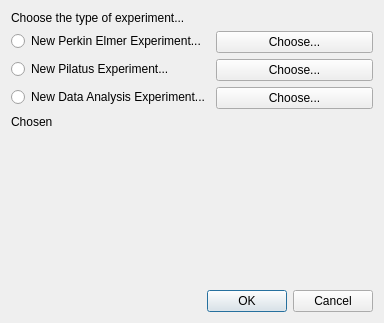
<?xml version="1.0" encoding="UTF-8"?>
<ui version="4.0">
 <class>QxrdDefaultApplicationDialog</class>
 <widget class="QDialog" name="QxrdDefaultApplicationDialog">
  <property name="geometry">
   <rect>
    <x>0</x>
    <y>0</y>
    <width>384</width>
    <height>323</height>
   </rect>
  </property>
  <property name="windowTitle">
   <string>New QXRD Experiment...</string>
  </property>
  <layout class="QGridLayout" name="gridLayout">
   <item row="3" column="1">
    <spacer name="verticalSpacer">
     <property name="orientation">
      <enum>Qt::Vertical</enum>
     </property>
     <property name="sizeHint" stdset="0">
      <size>
       <width>20</width>
       <height>128</height>
      </size>
     </property>
    </spacer>
   </item>
   <item row="4" column="0">
    <spacer name="horizontalSpacer">
     <property name="orientation">
      <enum>Qt::Horizontal</enum>
     </property>
     <property name="sizeHint" stdset="0">
      <size>
       <width>177</width>
       <height>20</height>
      </size>
     </property>
    </spacer>
   </item>
   <item row="0" column="0" colspan="2">
    <widget class="QLabel" name="label_4">
     <property name="text">
      <string>Choose the type of experiment...</string>
     </property>
    </widget>
   </item>
   <item row="4" column="1">
    <widget class="QDialogButtonBox" name="buttonBox">
     <property name="orientation">
      <enum>Qt::Horizontal</enum>
     </property>
     <property name="standardButtons">
      <set>QDialogButtonBox::Cancel|QDialogButtonBox::Ok</set>
     </property>
    </widget>
   </item>
   <item row="1" column="0" colspan="2">
    <layout class="QFormLayout" name="m_FormLayout">
     <property name="fieldGrowthPolicy">
      <enum>QFormLayout::AllNonFixedFieldsGrow</enum>
     </property>
     <item row="0" column="0">
      <widget class="QRadioButton" name="m_PerkinElmer">
       <property name="text">
        <string>New Perkin Elmer Experiment...</string>
       </property>
       <property name="checkable">
        <bool>true</bool>
       </property>
      </widget>
     </item>
     <item row="0" column="1">
      <widget class="QPushButton" name="m_ChoosePerkinElmer">
       <property name="text">
        <string>Choose...</string>
       </property>
      </widget>
     </item>
     <item row="1" column="0">
      <widget class="QRadioButton" name="m_Pilatus">
       <property name="text">
        <string>New Pilatus Experiment...</string>
       </property>
       <property name="checkable">
        <bool>true</bool>
       </property>
      </widget>
     </item>
     <item row="1" column="1">
      <widget class="QPushButton" name="m_ChoosePilatus">
       <property name="text">
        <string>Choose...</string>
       </property>
      </widget>
     </item>
     <item row="2" column="0">
      <widget class="QRadioButton" name="m_Analysis">
       <property name="text">
        <string>New Data Analysis Experiment...</string>
       </property>
       <property name="checkable">
        <bool>true</bool>
       </property>
      </widget>
     </item>
     <item row="2" column="1">
      <widget class="QPushButton" name="m_ChooseAnalysis">
       <property name="text">
        <string>Choose...</string>
       </property>
      </widget>
     </item>
    </layout>
   </item>
   <item row="2" column="0" colspan="2">
    <widget class="QLabel" name="m_Chosen">
     <property name="text">
      <string>Chosen</string>
     </property>
    </widget>
   </item>
  </layout>
 </widget>
 <resources/>
 <connections>
  <connection>
   <sender>buttonBox</sender>
   <signal>accepted()</signal>
   <receiver>QxrdDefaultApplicationDialog</receiver>
   <slot>accept()</slot>
   <hints>
    <hint type="sourcelabel">
     <x>248</x>
     <y>254</y>
    </hint>
    <hint type="destinationlabel">
     <x>157</x>
     <y>274</y>
    </hint>
   </hints>
  </connection>
  <connection>
   <sender>buttonBox</sender>
   <signal>rejected()</signal>
   <receiver>QxrdDefaultApplicationDialog</receiver>
   <slot>reject()</slot>
   <hints>
    <hint type="sourcelabel">
     <x>316</x>
     <y>260</y>
    </hint>
    <hint type="destinationlabel">
     <x>286</x>
     <y>274</y>
    </hint>
   </hints>
  </connection>
 </connections>
</ui>
